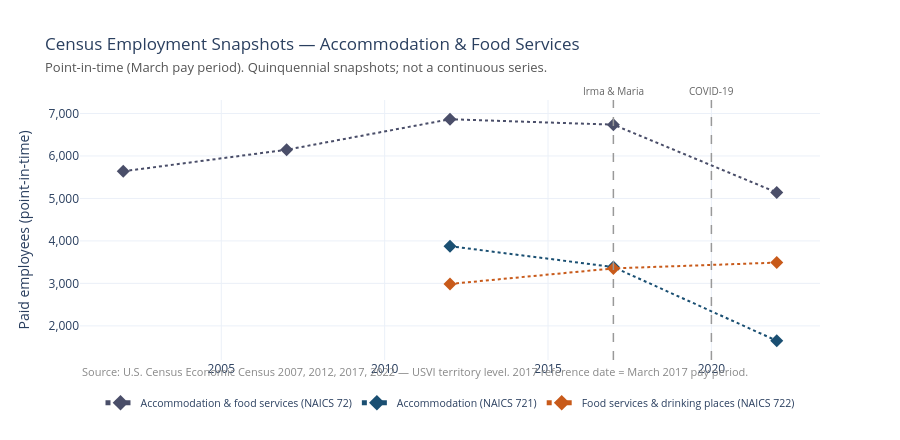

The notebook cell this image was saved under:
### Code cell
# Plot Census employment for NAICS 72, 721, 722
# Explicitly prefer the later vintage when years overlap across vintage files:
# year 2012 appears in both vintage-2012 and vintage-2017 files; keep vintage-2012.
# year 2017 appears in both vintage-2017 and vintage-2022 files; keep vintage-2017.
census_dedup = census.sort_values(
    ["year", "vintage"]
).drop_duplicates(  # earlier vintage first
    subset=["year", "naics"], keep="first"
)  # keep earlier vintage

fig = go.Figure()
for naics_code, name, color in [
    ("72", "Accommodation & food services (NAICS 72)", PALETTE["total"]),
    ("721", "Accommodation (NAICS 721)", PALETTE["tourists"]),
    ("722", "Food services & drinking places (NAICS 722)", PALETTE["cruise"]),
]:
    sub = (
        census_dedup[census_dedup["naics"] == naics_code]
        .dropna(subset=["emp"])
        .sort_values("year")
    )
    fig.add_trace(
        go.Scatter(
            x=sub["year"],
            y=sub["emp"],
            mode="markers+lines",
            name=name,
            line=dict(color=color, width=2, dash="dot"),
            marker=dict(size=10, symbol="diamond"),
        )
    )

fig.update_layout(
    title=dict(
        text="Census Employment Snapshots — Accommodation & Food Services<br>"
        "<span style='font-size:13px;color:#555'>Point-in-time (March pay period). Quinquennial snapshots; not a continuous series.</span>",
        font=dict(size=17),
    ),
    yaxis_title="Paid employees (point-in-time)",
    yaxis_tickformat=",",
    height=440,
    annotations=[
        dict(
            xref="paper",
            yref="paper",
            x=0,
            y=-0.08,
            text="<span style='color:#888;font-size:11px'>Source: U.S. Census Economic Census 2007, 2012, 2017, 2022 — USVI territory level. 2017 reference date = March 2017 pay period.</span>",
            showarrow=False,
            xanchor="left",
        )
    ],
)
for x_val, label in [(2017, "Irma & Maria"), (2020, "COVID-19")]:
    fig.add_vline(
        x=x_val,
        line=dict(color="#999", width=1.5, dash="dash"),
        annotation_text=label,
        annotation_position="top",
        annotation_font=dict(size=10, color="#666"),
    )
fig.show()

### Figure 1 — Plotly figure (JSON) as saved in the notebook; plotly's stock layout.template omitted (floating-point values rounded to 4 significant figures)
{"data": [{"line": {"color": "#4a4e69", "dash": "dot", "width": 2}, "marker": {"size": 10, "symbol": "diamond"}, "mode": "markers+lines", "name": "Accommodation & food services (NAICS 72)", "type": "scatter", "x": [2002, 2007, 2012, 2017, 2022], "y": [5639.0, 6146.0, 6864.0, 6737.0, 5140.0]}, {"line": {"color": "#1a4f72", "dash": "dot", "width": 2}, "marker": {"size": 10, "symbol": "diamond"}, "mode": "markers+lines", "name": "Accommodation (NAICS 721)", "type": "scatter", "x": [2012, 2017, 2022], "y": [3876.0, 3385.0, 1650.0]}, {"line": {"color": "#c85a1a", "dash": "dot", "width": 2}, "marker": {"size": 10, "symbol": "diamond"}, "mode": "markers+lines", "name": "Food services & drinking places (NAICS 722)", "type": "scatter", "x": [2012, 2017, 2022], "y": [2987.0, 3353.0, 3490.0]}], "layout": {"annotations": [{"showarrow": false, "text": "<span style='color:#888;font-size:11px'>Source: U.S. Census Economic Census 2007, 2012, 2017, 2022 — USVI territory level. 2017 reference date = March 2017 pay period.</span>", "x": 0, "xanchor": "left", "xref": "paper", "y": -0.08, "yref": "paper"}, {"font": {"color": "#666", "size": 10}, "showarrow": false, "text": "Irma & Maria", "x": 2017, "xanchor": "center", "xref": "x", "y": 1, "yanchor": "bottom", "yref": "y domain"}, {"font": {"color": "#666", "size": 10}, "showarrow": false, "text": "COVID-19", "x": 2020, "xanchor": "center", "xref": "x", "y": 1, "yanchor": "bottom", "yref": "y domain"}], "height": 440, "shapes": [{"line": {"color": "#999", "dash": "dash", "width": 1.5}, "type": "line", "x0": 2017, "x1": 2017, "xref": "x", "y0": 0, "y1": 1, "yref": "y domain"}, {"line": {"color": "#999", "dash": "dash", "width": 1.5}, "type": "line", "x0": 2020, "x1": 2020, "xref": "x", "y0": 0, "y1": 1, "yref": "y domain"}], "title": {"font": {"size": 17}, "text": "Census Employment Snapshots — Accommodation & Food Services<br><span style='font-size:13px;color:#555'>Point-in-time (March pay period). Quinquennial snapshots; not a continuous series.</span>"}, "yaxis": {"tickformat": ",", "title": {"text": "Paid employees (point-in-time)"}}}}
